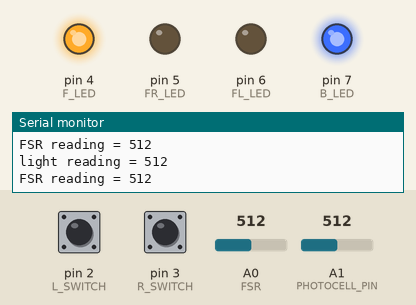
Bench run of a sketch on a simulated Arduino Uno, built with avr-gcc and run on an emulated ATmega328P. Parts: output pins drawn as LEDs (lit = HIGH), the last lines printed to the serial monitor. The inputs (shaded band) are chosen by the test bench; at power-on: A1 (PHOTOCELL_PIN) = 512, A0 (FSR) = 512, pin 2 (L_SWITCH) LOW, pin 3 (R_SWITCH) LOW.

Above: at 1.2 s.
1.3 s: A1 (PHOTOCELL_PIN) set to 688
4.3 s: A1 (PHOTOCELL_PIN) set to 713
At 4.9 s:
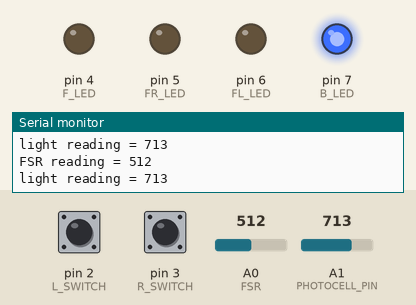
5.8 s: A0 (FSR) set to 484
At 7.0 s:
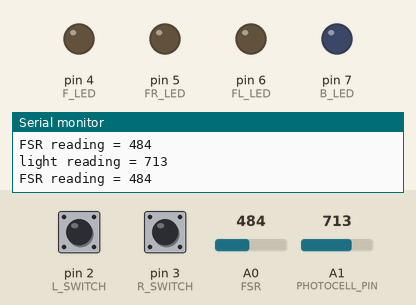
7.3 s: A1 (PHOTOCELL_PIN) set to 0
At 8.2 s:
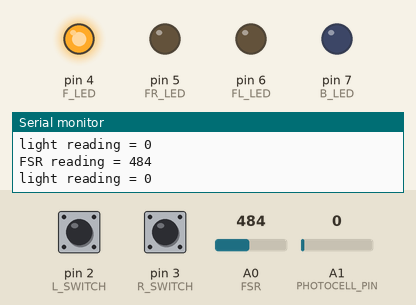
8.8 s: pin 2 (L_SWITCH) pulled HIGH for 0.15 s
11.9 s: pin 3 (R_SWITCH) pulled HIGH for 0.15 s
Timing chart, 0 to 14.9 s (numbered marks = the images above; inputs shaded):
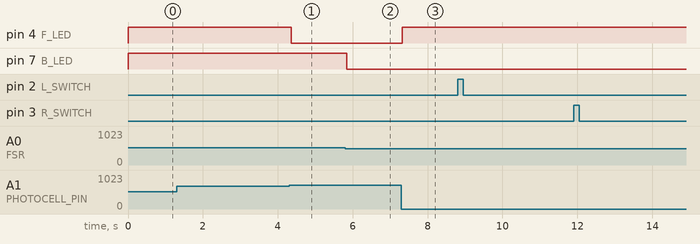

The sketch:

Arduino_Safety_System.ino
```cpp
#define FR_LED 5
#define FL_LED 6
#define B_LED  7
#define F_LED 4
#define PHOTOCELL_PIN A1
#define FSR A0
#define R_SWITCH 3
#define L_SWITCH 2
#define DARKNESS_THRESHOLD 700 // light level at which the ambient lighting will turn on
#define PRESSURE_THRESHOLD 500 // can adjust as needed
#define ON 1
#define OFF 0

//interrupt global variables
int rTurnState = OFF;
int lTurnState = OFF;
int RTURNBUFFER = OFF;
int LTURNBUFFER = OFF;


void setup() {
  // put your setup code here, to run once:
  pinMode(FR_LED, OUTPUT);
  pinMode(FL_LED, OUTPUT);
  pinMode(B_LED, OUTPUT);
  pinMode(F_LED, OUTPUT);
  //pinMode(PHOTOCELL_PIN, OUTPUT);

  pinMode(FSR, INPUT);
  pinMode(R_SWITCH, INPUT);
  pinMode(L_SWITCH, INPUT);

  Serial.begin(9600);

  attachInterrupt(1, RTurnISR, FALLING); //interrupt for right turn signal
  attachInterrupt(0, LTurnISR, FALLING); //interrupt for left turn signal

}

void loop() {

  if (checkPressure(FSR)) //check force sensitive resistor
    digitalWrite(B_LED, HIGH); // turn on brake light
  else
    digitalWrite(B_LED, LOW);

  if (isDark()) // check photocell
    digitalWrite(F_LED, HIGH); // turn on if darker than a certain threshold
  else
    digitalWrite(F_LED, LOW);

  if (rTurnState == ON) // if right turn signal on
  {
    //blink
    digitalWrite(FR_LED, HIGH);
    delay(250);
    digitalWrite(FR_LED, LOW);
    delay(250);
  }
  else
  {
    //turn off
    digitalWrite(FR_LED, LOW);
  }

  // if left turn signal on
  if (lTurnState == ON)
  {

    digitalWrite(FL_LED, HIGH);
    delay(250);
    digitalWrite(FL_LED, LOW);
    delay(250);
  }
  else
  {
    digitalWrite(FL_LED, LOW);
  }
}

/*
   Returns true if darker than a certain threshold ambient light value
*/
bool isDark()
{
  int lightLevel = analogRead(PHOTOCELL_PIN);
  Serial.print("light reading = ");
  Serial.print(lightLevel); // the raw analog reading
  Serial.print("\n");
  if (lightLevel < DARKNESS_THRESHOLD)
    return true;
  return false;
}

/*
   Returns true if pressure is higher than a certain threshold value
*/
bool checkPressure(int fsrNum)
{
  int fsrData;
  fsrData = analogRead(fsrNum);
  Serial.print("FSR reading = ");
  Serial.print(fsrData); // the raw analog reading
  Serial.print("\n");
  if (fsrData > PRESSURE_THRESHOLD)
    return true;
  else
    return false;
}

/*
   Right turn signal interrupt service routine
   changes state after switch pressed
*/
void RTurnISR() {

  //        Serial.print(icount);
  //        icount++;
  //        Serial.println(" right interrupt");

  //rising edge
  if (RTURNBUFFER == 0 && digitalRead(R_SWITCH) == ON) {
    RTURNBUFFER = 1;
  }

  //falling edge
  if (RTURNBUFFER == 1 && digitalRead(R_SWITCH) == OFF) {
    RTURNBUFFER = 0;
    lTurnState = OFF;
    //switch state
    if (rTurnState == OFF) {
      rTurnState = ON;
    }
    else {
      rTurnState = OFF;
    }
  }
  delay(2000);
}

/*
   Left turn signal interrupt service routine
   changes state after switch pressed
*/
void LTurnISR() {

  // rising edge
  if (LTURNBUFFER == 0 && digitalRead(L_SWITCH) == ON) {
    LTURNBUFFER = 1;
  }

  // falling edge
  if (LTURNBUFFER == 1 && digitalRead(L_SWITCH) == OFF) {
    LTURNBUFFER = 0;
    rTurnState = OFF;
    //switch state
    if (lTurnState == OFF) {
      lTurnState = ON;
    }
    else {
      lTurnState = OFF;
    }
  }
  delay(2000);
}
```

Measured:
- the behaviour switches between 699 and 700 on A1 (PHOTOCELL_PIN) (found by bisection; images 0 and 1)
- the behaviour switches between 501 and 500 on A0 (FSR) (found by bisection; images 1 and 2)
- after the input at 4.3 s, pin 4 (F_LED): HIGH → LOW after 0.06 s
- after the input at 5.8 s, pin 7 (B_LED): HIGH → LOW at once
- after the input at 7.3 s, pin 4 (F_LED): LOW → HIGH at once
